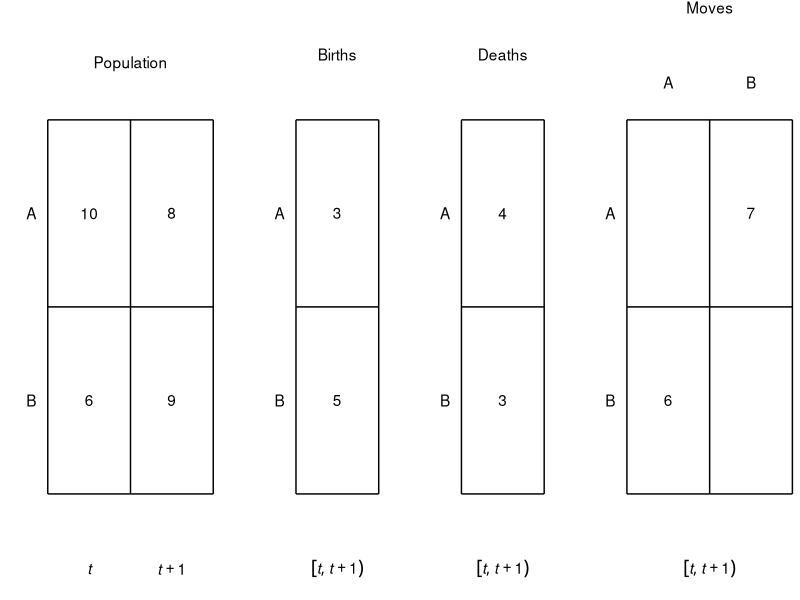

This figure's R source:


library(ggplot2)

data_popn_box <- data.frame(x =    c(0, 2, 2, 0, 1, 0),
                            xend = c(2, 2, 0, 0, 1, 2),
                            y =    c(0, 0, 2, 2, 0, 1),
                            yend = c(0, 2, 2, 0, 2, 1))
data_popn_label <- data.frame(x = c(1, 0.5, 1.5, 0.5, 1.5, 0.5, 1.5),
                              y = c(2.3, 0.5, 0.5, 1.5, 1.5, -0.4, -0.4),
                              label = c("Population", 6, 9, 10, 8, "italic(t)", "italic(t)+1"))
data_births_box <- data.frame(x =    c(3, 4, 4, 3, 3),
                              xend = c(4, 4, 3, 3, 4),
                              y =    c(0, 0, 2, 2, 1),
                              yend = c(0, 2, 2, 0, 1))
data_births_label <- data.frame(x =  c(3.5, 3.5, 3.5,  3.5, 2.8, 2.8),
                                y =  c(2.35, 0.5, 1.5, -0.4, 0.5, 1.5),
                                label = c("Births", 5, 3, 
                                          'group("[",list(italic(t),italic(t+1)),")")',
                                          "B", "A"))
data_deaths_box <- data.frame(x =    c(5, 6, 6, 5, 5),
                              xend = c(6, 6, 5, 5, 6),
                              y =    c(0, 0, 2, 2, 1),
                              yend = c(0, 2, 2, 0, 1))
data_deaths_label <- data.frame(x =  c(5.5, 5.5, 5.5,  5.5, 4.8, 4.8),
                                y =  c(2.35, 0.5, 1.5, -0.4, 0.5, 1.5),
                                label = c("Deaths", 3, 4, 
                                          'group("[",list(italic(t),italic(t+1)),")")',
                                          "B", "A"))
data_mig_box <- data.frame(x =     c(3, 5, 5, 3, 4, 3) + 4,
                            xend = c(5, 5, 3, 3, 4, 5) + 4,
                            y =    c(0, 0, 2, 2, 0, 1),
                            yend = c(0, 2, 2, 0, 2, 1))
data_mig_label <- data.frame(x =   c(4, 3.5,  4.5, 3.5, 4.5,  4, 2.8, 2.8) + 4,
                             y =  c(2.6, 0.5, 1.5, 2.2, 2.2, -0.4, 0.5, 1.5),
                             label = c("Moves", 6, 7, "A", "B",
                                       'group("[",list(italic(t),italic(t+1)),")")',
                                       "B", "A"))

data_region_label <- data.frame(x = rep(-0.2, 2),
                                y = c(0.5, 1.5),
                                label = c("B", "A"))
                                       
p <- ggplot(data_popn_box, aes(x = x, y = y)) +
    theme_bw() +
    theme(panel.border = element_blank(),
          panel.grid.major = element_blank(),
          panel.grid.minor = element_blank(),
          axis.text = element_blank(),
          axis.ticks = element_blank()) +
    coord_cartesian(expand = FALSE,
                    clip = "off") +
    ## population
    geom_segment(aes(x = x, y = y, xend = xend, yend = yend),
                 data = data_popn_box) +
    geom_text(aes(label = label),
              data = data_popn_label,
              parse = TRUE) +
    ## births
    geom_segment(aes(x = x, y = y, xend = xend, yend = yend),
                 data = data_births_box) +
    geom_text(aes(label = label),
              data = data_births_label,
              parse = TRUE) +
    ## deaths
    geom_segment(aes(x = x, y = y, xend = xend, yend = yend),
                 data = data_deaths_box) +
    geom_text(aes(label = label),
              data = data_deaths_label,
              parse = TRUE) +
    ## mig
    geom_segment(aes(x = x, y = y, xend = xend, yend = yend),
                 data = data_mig_box) +
    geom_text(aes(label = label),
              data = data_mig_label,
              parse = TRUE) +
    ## region labels
    geom_text(aes(label = label),
              data = data_region_label) +
    ## other
    xlab("") +
    ylab("")

graphics.off()
pdf(file = "figures_accounts/fig_account_region.pdf",
    width = 5,
    height = 1.8)
plot(p)
dev.off()
